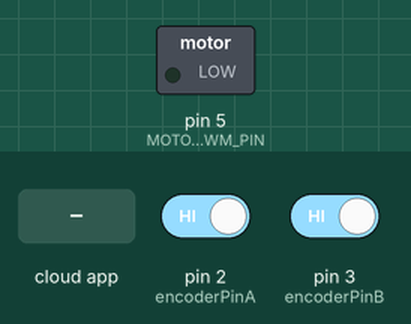
Recording of a sketch running on a simulated Arduino Uno, built with avr-gcc and run on an emulated ATmega328P. Shown: switched loads named in the sketch (green lamp = pin HIGH). The test bench sets the inputs (shaded band); at power-on: pin 2 (encoderPinA) HIGH, pin 3 (encoderPinB) HIGH. The ROS host is connected and sends only what is stated.

Above: at 1.2 s.
1.3 s: the phone or cloud app sets PWM_Value to 45
At 1.9 s:
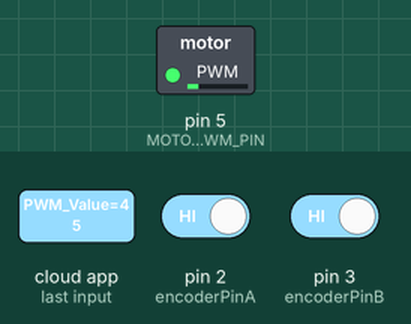
2.8 s: the phone or cloud app sets PWM_Value to 90
At 3.4 s:
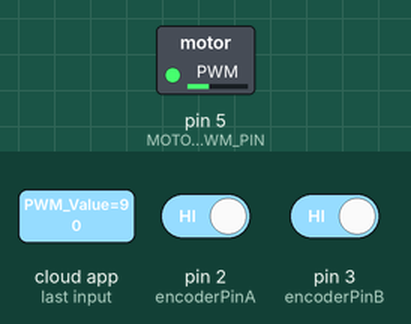
4.3 s: the phone or cloud app sets PWM_Value to 180
At 5.0 s:
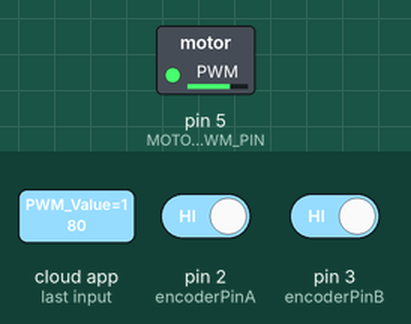
Timing chart, 0 to 7.3 s (numbered marks = the images above; inputs shaded):
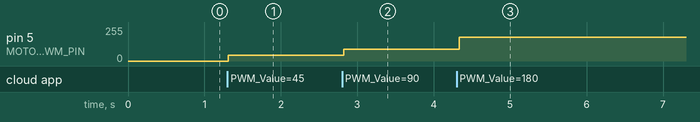

The sketch:

Arduino_code.ino
```cpp
#include "headers.h"
#include "Functions.h"
#include "var.h"

void setup()
{
  //---------------------------------------------- Set PWM frequency for D11 & D12 -----------------------------
  TCCR1B = (TCCR1B & 0b11111000) | 0x01; //31.37255 [kHz]// set timer 1 divisor to     1 for PWM frequency of 31372.55 Hz

  //---------------------------------------------- Set Encoder pins and interrupts -----------------------------
  pinMode (encoderPinA, INPUT_PULLUP);// sets the digital pin encoderPinA as input
  pinMode (encoderPinB, INPUT_PULLUP);// sets the digital pin encoderPinB as input
  //Trigger the interrupt whenever the pin encoderPinA changes value and call readEncoderA() function
  attachInterrupt (digitalPinToInterrupt (encoderPinA), readEncoderA, CHANGE);
  //Trigger the interrupt whenever the pin encoderPinB changes value and call readEncoderB() function
  attachInterrupt (digitalPinToInterrupt (encoderPinB), readEncoderB, CHANGE);

  //---------------------------------------------- Setup Ros Node -----------------------------------------------
  nh.initNode(); //initializes the ROS node for the process
  nh.advertise(ENC_Value);// create a ros::Publisher which is used to publish on ENC_Value topic
  nh.subscribe(PWM_Value);//Subscribing to pwm topic
}

void loop()
{
  nh.loginfo("Encoder Value");
  encoder.data = currentPosition;
  ENC_Value.publish( &encoder );
  nh.spinOnce();
  delay(100);
}

//This function gets pwm value as input parameter
//Determines the direction of the motor
//Call Motor_Drive function
void get_apply_pwm( const std_msgs::Int16& pwm_value){
  int PWM_Val =0;
  PWM_Val = pwm_value.data;

  if ( PWM_Val > 0 )
  {
  drive_motor(CCW,PWM_Val);
  }
  else
  {
  drive_motor(CW,abs(PWM_Val));
  }
}
//Function that controls the variables:
//direction (cw or ccw) ,
//pwm (0 to 255);
void drive_motor(int16_t direct, uint16_t pwm_Value)
{

    if(direct == CW) //Set Direction Clockwise
    {
      digitalWrite(MOTOR_A1_PIN, LOW);
      digitalWrite(MOTOR_B1_PIN, HIGH);
    }
    else if(direct == CCW) //Set Direction Anticlockwise
    {
      digitalWrite(MOTOR_A1_PIN, HIGH);
      digitalWrite(MOTOR_B1_PIN, LOW);
    }
    else //Stop Motor
    {
      digitalWrite(MOTOR_A1_PIN, LOW);
      digitalWrite(MOTOR_B1_PIN, LOW);
    }

    analogWrite(MOTOR_PWM_PIN, pwm_Value); //Set Speed

}


void readEncoderA()
{
  if (digitalRead(encoderPinA) != digitalRead(encoderPinB))
  {
    currentPosition++;//Clockwise rotation
  }
  else
  {
    currentPosition--; //Counter_Clockwise Rotation
  }
}

void readEncoderB()
{
  if (digitalRead(encoderPinA) == digitalRead(encoderPinB))
  {
    currentPosition++;//Clockwise rotation
  }
  else
  {
    currentPosition--;//Counter_Clockwise Rotation
  }
}
```

Functions.h
```cpp
void pwm_input( const std_msgs::Int16& pwm_value);
void get_apply_pwm( const std_msgs::Int16& pwm_value);
void drive_motor(int16_t motor_en, int16_t direct, uint16_t pwm) ;
void readEncoderA();
void readEncoderB();
```

headers.h
```cpp
#include <ros.h>
#include <std_msgs/Float32.h>
#include <std_msgs/Int64.h>
#include <std_msgs/Int16.h>
```

var.h
```cpp
ros::NodeHandle  nh;
std_msgs::Int64 encoder;
ros::Publisher ENC_Value("ENC_Value", &encoder);
ros::Subscriber<std_msgs::Int16> PWM_Value("PWM_Value", &get_apply_pwm);

// Arduino hardware pins
#define MOTOR_A1_PIN  7   //Positive end for motor
#define MOTOR_B1_PIN  8   //Negative end for motor
#define MOTOR_PWM_PIN 5   //Speed control signal for motor

const int encoderPinA = 2;
const int encoderPinB = 3;

volatile int64_t currentPosition = 0;

#define BRAKE 0
#define CW    1
#define CCW   2
```

Measured:
- after the input at 1.3 s, pin 5 (MOTOR_PWM_PIN): 0/255 → 45/255 at once
- after the input at 2.8 s, pin 5 (MOTOR_PWM_PIN): 45/255 → 90/255 at once
- after the input at 4.3 s, pin 5 (MOTOR_PWM_PIN): 90/255 → 180/255 at once
